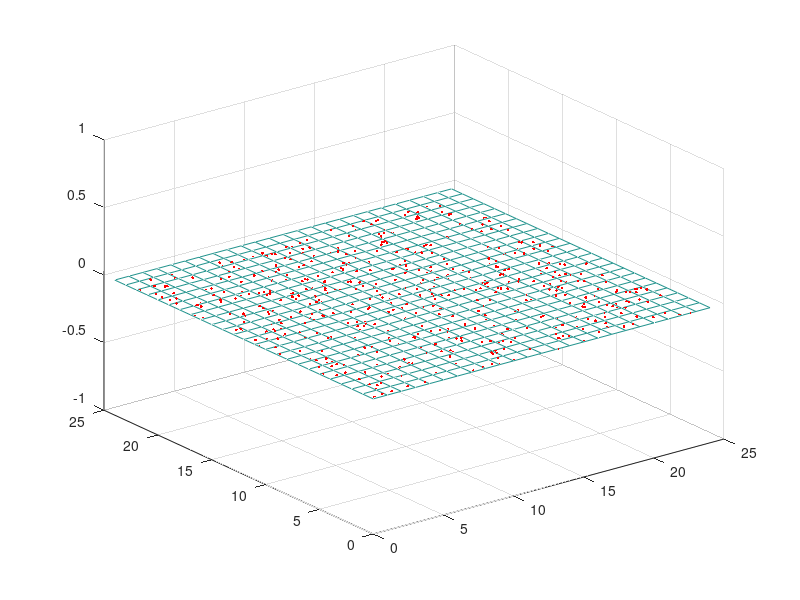
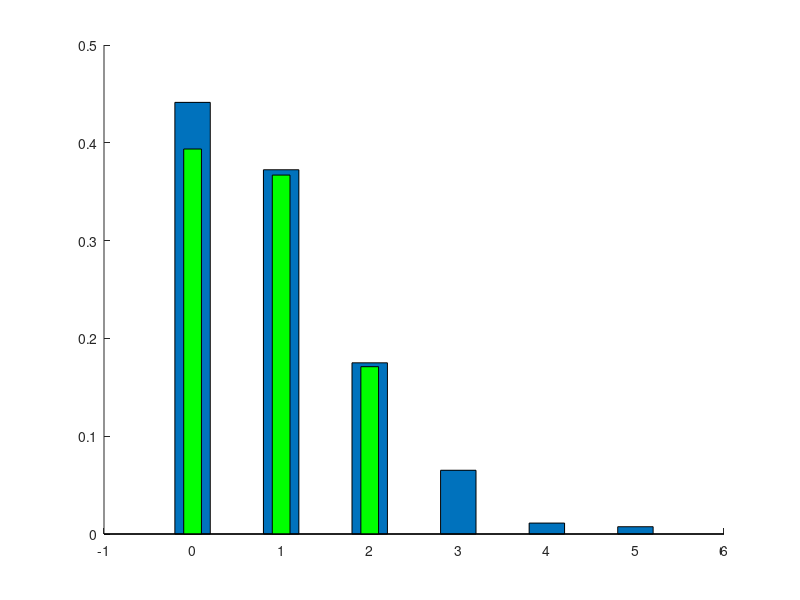

Write MATLAB code to recreate these figures, in order.
clear variables; close all;
n_cases=24;
cx=[0:n_cases];
cy=[0:n_cases];
[CX,CY]=meshgrid(cx,cy);
mesh(CX,CY,zeros(n_cases+1,n_cases+1));
hold on;

%1
n_impacts = 537;
M = zeros(n_cases, n_cases);

%boucle 
for k = 1:1:n_impacts
    x(k) = (n_cases-1)*rand();
    y(k) = (n_cases-1)*rand();
    i= round (x(k)+1);
    j = round(y(k)+1);
    M(i,j) =  M(i,j) + 1;
end

%affichage des points 
plot(x,y,'.r');

%loi de poisson 

figure(2); hold on;
[h, xout] = hist(M(:), 0:max(M(:))); %histogramme
bar(xout, h/n_impacts,0.4);

vecteur=0:1:max(M);

%calcul moyenne ecart type
lambda=mean(M(:))
sigma_emp=std(M(:))

%calcul théorique
h=exp(-lambda)*(lambda.^vecteur./factorial(vecteur));
bar(vecteur, h,0.2,'g');



